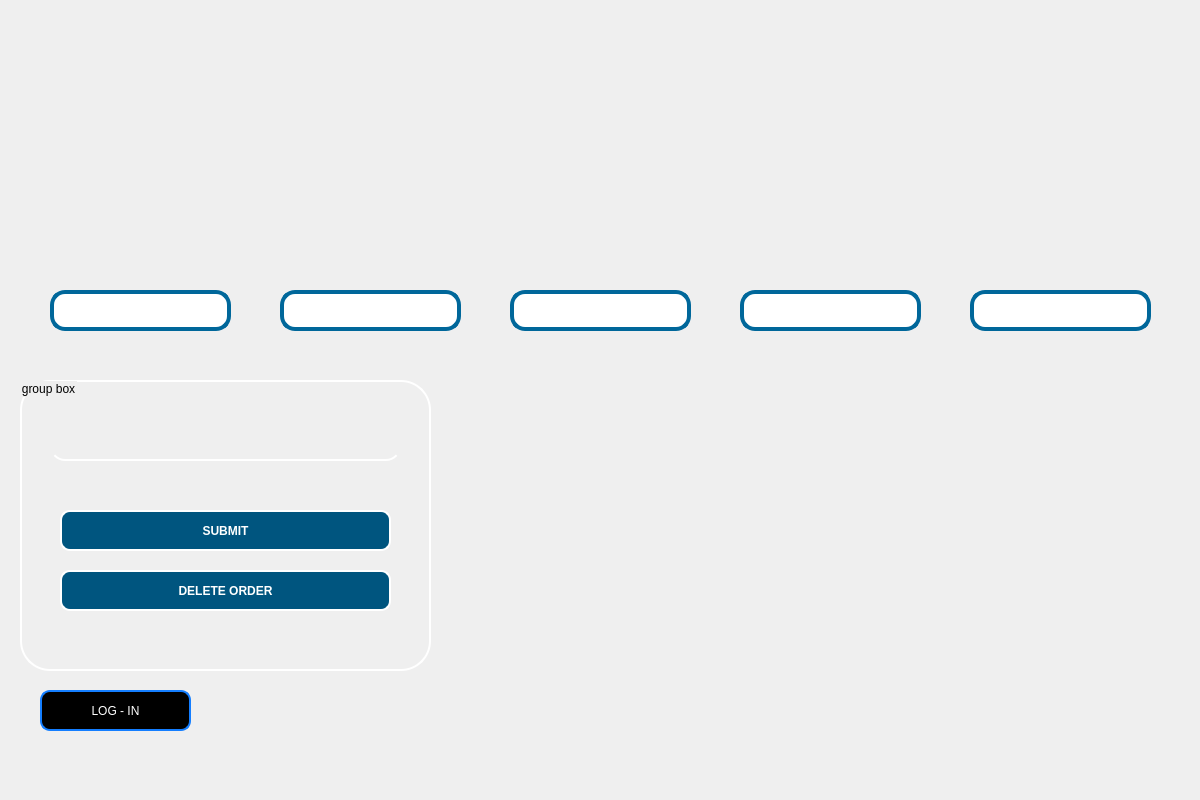
<?xml version="1.0" encoding="UTF-8"?>
<ui version="4.0">
 <class>order_System</class>
 <widget class="QDialog" name="order_System">
  <property name="geometry">
   <rect>
    <x>0</x>
    <y>0</y>
    <width>1200</width>
    <height>800</height>
   </rect>
  </property>
  <property name="windowTitle">
   <string>Order Page</string>
  </property>
  <property name="styleSheet">
   <string notr="true">#order_System{
border-image:url(:/images/order.png);
}
QLineEdit{
border-radius : 15px;
	font: 8pt &quot;MS Shell Dlg 2&quot;;
font:bold;
border : 4px solid rgb(0, 103, 154);
}</string>
  </property>
  <widget class="QLabel" name="label">
   <property name="geometry">
    <rect>
     <x>980</x>
     <y>745</y>
     <width>161</width>
     <height>41</height>
    </rect>
   </property>
   <property name="styleSheet">
    <string notr="true">font: 14pt &quot;MS Shell Dlg 2&quot;;</string>
   </property>
   <property name="text">
    <string/>
   </property>
  </widget>
  <widget class="QLineEdit" name="lineEdit">
   <property name="geometry">
    <rect>
     <x>50</x>
     <y>290</y>
     <width>181</width>
     <height>41</height>
    </rect>
   </property>
   <property name="styleSheet">
    <string notr="true"/>
   </property>
   <property name="text">
    <string/>
   </property>
  </widget>
  <widget class="QLineEdit" name="lineEdit_2">
   <property name="geometry">
    <rect>
     <x>280</x>
     <y>290</y>
     <width>181</width>
     <height>41</height>
    </rect>
   </property>
   <property name="styleSheet">
    <string notr="true"/>
   </property>
   <property name="text">
    <string/>
   </property>
  </widget>
  <widget class="QLineEdit" name="lineEdit_3">
   <property name="geometry">
    <rect>
     <x>510</x>
     <y>290</y>
     <width>181</width>
     <height>41</height>
    </rect>
   </property>
   <property name="styleSheet">
    <string notr="true"/>
   </property>
   <property name="text">
    <string/>
   </property>
  </widget>
  <widget class="QLineEdit" name="lineEdit_4">
   <property name="geometry">
    <rect>
     <x>740</x>
     <y>290</y>
     <width>181</width>
     <height>41</height>
    </rect>
   </property>
   <property name="styleSheet">
    <string notr="true"/>
   </property>
   <property name="text">
    <string/>
   </property>
  </widget>
  <widget class="QLineEdit" name="lineEdit_5">
   <property name="geometry">
    <rect>
     <x>970</x>
     <y>290</y>
     <width>181</width>
     <height>41</height>
    </rect>
   </property>
   <property name="styleSheet">
    <string notr="true"/>
   </property>
   <property name="text">
    <string/>
   </property>
  </widget>
  <widget class="QPushButton" name="pushButton">
   <property name="geometry">
    <rect>
     <x>40</x>
     <y>690</y>
     <width>151</width>
     <height>41</height>
    </rect>
   </property>
   <property name="cursor">
    <cursorShape>PointingHandCursor</cursorShape>
   </property>
   <property name="styleSheet">
    <string notr="true">QPushButton{
color :white;
border : 2px solid;
	font: 75 12pt &quot;MS Shell Dlg 2&quot;;
border-color: rgb(20, 126, 255);
background : black;
border-radius : 10px;
}
</string>
   </property>
   <property name="text">
    <string>LOG - IN</string>
   </property>
  </widget>
  <widget class="QLabel" name="label_2">
   <property name="geometry">
    <rect>
     <x>740</x>
     <y>390</y>
     <width>241</width>
     <height>51</height>
    </rect>
   </property>
   <property name="styleSheet">
    <string notr="true">font: 75 15pt &quot;MS Shell Dlg 2&quot;;
color : white;
font:bold;</string>
   </property>
   <property name="text">
    <string/>
   </property>
  </widget>
  <widget class="QGroupBox" name="groupBox">
   <property name="geometry">
    <rect>
     <x>20</x>
     <y>380</y>
     <width>411</width>
     <height>291</height>
    </rect>
   </property>
   <property name="styleSheet">
    <string notr="true">border:2px solid white;
border-radius:30px;</string>
   </property>
   <property name="title">
    <string>group box</string>
   </property>
   <widget class="QPushButton" name="pushButton_2">
    <property name="geometry">
     <rect>
      <x>40</x>
      <y>130</y>
      <width>331</width>
      <height>41</height>
     </rect>
    </property>
    <property name="cursor">
     <cursorShape>PointingHandCursor</cursorShape>
    </property>
    <property name="styleSheet">
     <string notr="true">QPushButton{
color :white;
border : 2px solid transparent;
	font: 75 12pt &quot;MS Shell Dlg 2&quot;;
font:bold;
border-color: white;
background : rgb(0, 85, 127);
border-radius : 10px;
}
</string>
    </property>
    <property name="text">
     <string>SUBMIT</string>
    </property>
   </widget>
   <widget class="QPushButton" name="pushButton_3">
    <property name="geometry">
     <rect>
      <x>40</x>
      <y>190</y>
      <width>331</width>
      <height>41</height>
     </rect>
    </property>
    <property name="cursor">
     <cursorShape>PointingHandCursor</cursorShape>
    </property>
    <property name="styleSheet">
     <string notr="true">QPushButton{
color :white;
border : 2px solid transparent;
	font: 75 12pt &quot;MS Shell Dlg 2&quot;;
font:bold;
border-color: white;
background : rgb(0, 85, 127);
border-radius : 10px;
}
</string>
    </property>
    <property name="text">
     <string>DELETE ORDER</string>
    </property>
   </widget>
   <widget class="QLineEdit" name="lineEdit_6">
    <property name="geometry">
     <rect>
      <x>30</x>
      <y>40</y>
      <width>351</width>
      <height>41</height>
     </rect>
    </property>
    <property name="styleSheet">
     <string notr="true">QLineEdit{
border-radius : 15px;
	font: 12pt &quot;MS Shell Dlg 2&quot;;
font:bold;
color:white;
padding-left:10px;
background:transparent;
border : 2px solid transparent;
	border-bottom-color: rgb(255, 255, 255);
}</string>
    </property>
    <property name="text">
     <string/>
    </property>
   </widget>
   <widget class="QLabel" name="label_3">
    <property name="geometry">
     <rect>
      <x>10</x>
      <y>240</y>
      <width>391</width>
      <height>51</height>
     </rect>
    </property>
    <property name="styleSheet">
     <string notr="true">font: 75 15pt &quot;MS Shell Dlg 2&quot;;
color : white;
font:bold;
border:2px solid transparent;</string>
    </property>
    <property name="text">
     <string/>
    </property>
   </widget>
  </widget>
  <widget class="QLabel" name="label_4">
   <property name="geometry">
    <rect>
     <x>970</x>
     <y>580</y>
     <width>221</width>
     <height>91</height>
    </rect>
   </property>
   <property name="text">
    <string/>
   </property>
   <property name="pixmap">
    <pixmap resource="image.qrc">:/images/Screenshot__277_-removebg-preview_190x90.png</pixmap>
   </property>
  </widget>
 </widget>
 <resources>
  <include location="image.qrc"/>
 </resources>
 <connections/>
</ui>
